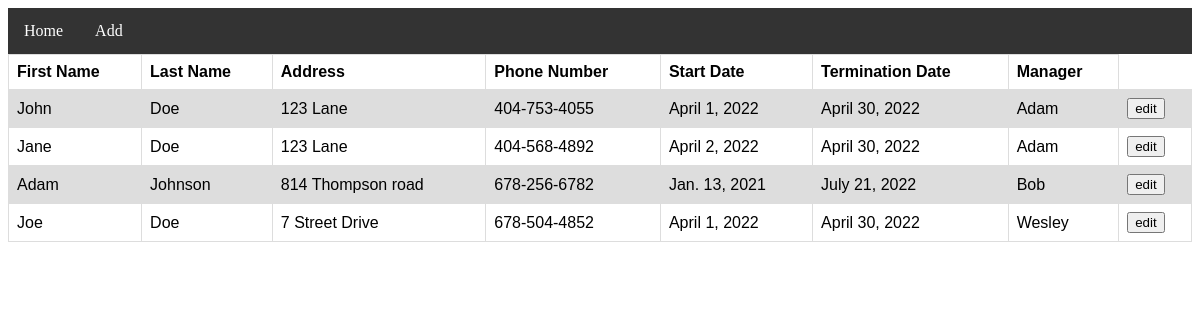
Page /directory/ on the earlier database version.
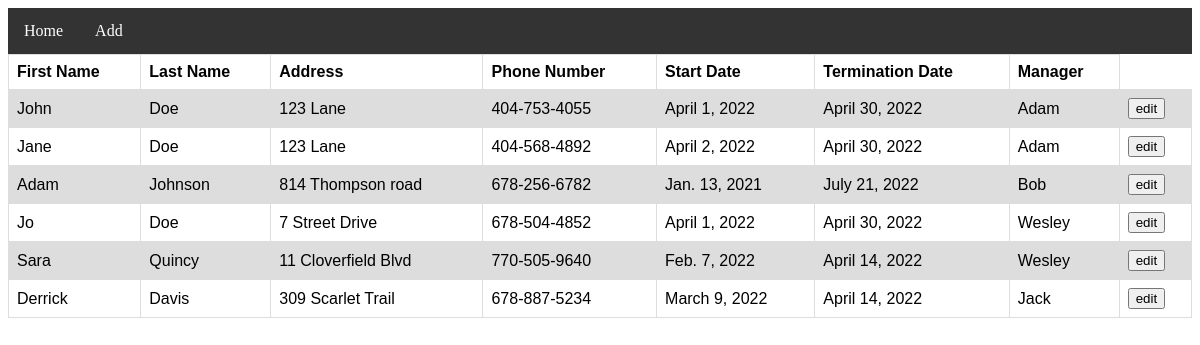
Same page on the later database version.
### salesperson/models.py (models this page shows, shortened)
class Salesperson(models.Model):
    firstName = models.CharField(max_length=50)
    lastName = models.CharField(max_length=50)
    address = models.CharField(max_length=100)
    phoneNumber = models.CharField(max_length=12)
    startDate = models.DateField(auto_now=False, auto_now_add=False)
    terminationDate = models.DateField(auto_now=False, auto_now_add=False)
    manager = models.CharField(max_length=50)

### salesperson/views.py (the view)
# urls.py: path('', views.salesperson_all_staff_view),
def salesperson_all_staff_view(request):
    salesperson_objects = Salesperson.objects.all()
    context = {
        'salesperson_objects': salesperson_objects
    }
    return render(request, 'directory/staff_directory.html', context)

### salesperson/templates/directory/staff_directory.html (shortened to what this page needs)
<!DOCTYPE html>
<html lang="en">
<head>
</head>
<body>
<ul>
    <li><a class="active" href="/">Home</a></li>
    <li><a class="active" href="add/">Add</a></li>
</ul>
<table>
    <tr>
        <th>First Name</th>
        <th>Last Name</th>
        <th>Address</th>
        <th>Phone Number</th>
        <th>Start Date</th>
        <th>Termination Date</th>
        <th>Manager</th>
    </tr>
    {% for salesperson in salesperson_objects %}
    <tr>
        <td>{{ salesperson.firstName }}</td>
        <td>{{ salesperson.lastName }}</td>
        <td>{{ salesperson.address }}</td>
        <td>{{ salesperson.phoneNumber }}</td>
        <td>{{ salesperson.startDate }}</td>
        <td>{{ salesperson.terminationDate }}</td>
        <td>{{ salesperson.manager }}</td>
        <td>
            <form action="{{ salesperson.id }}/edit/" method="post">
                <input type="submit" name="button" value="edit">
            </form>
        </td>
    </tr>
    {% endfor %}
</table>
</body>
</html>

### salesperson/templates/directory/staff_directory.html (style rules this page uses)
table { font-family: arial, sans-serif; border-collapse: collapse; width: 100%; }
td, th { border: 1px solid #dddddd; text-align: left; padding: 8px; }
tr:nth-child(even) { background-color: #dddddd; }
ul { list-style-type: none; margin: 0; padding: 0; overflow: hidden; background-color: #333; }
li { float: left; }
li a { display: block; color: white; text-align: center; padding: 14px 16px; text-decoration: none; }

Differences in the rows shown:
changed Salesperson "7 Street Drive": firstName "Joe" → "Jo"
added Salesperson: firstName "Sara", lastName "Quincy", address "11 Cloverfield Blvd", phoneNumber "770-505-9640", startDate "Feb. 7, 2022", terminationDate "April 14, 2022", manager "Wesley"
added Salesperson: firstName "Derrick", lastName "Davis", address "309 Scarlet Trail", phoneNumber "678-887-5234", startDate "March 9, 2022", terminationDate "April 14, 2022", manager "Jack"
